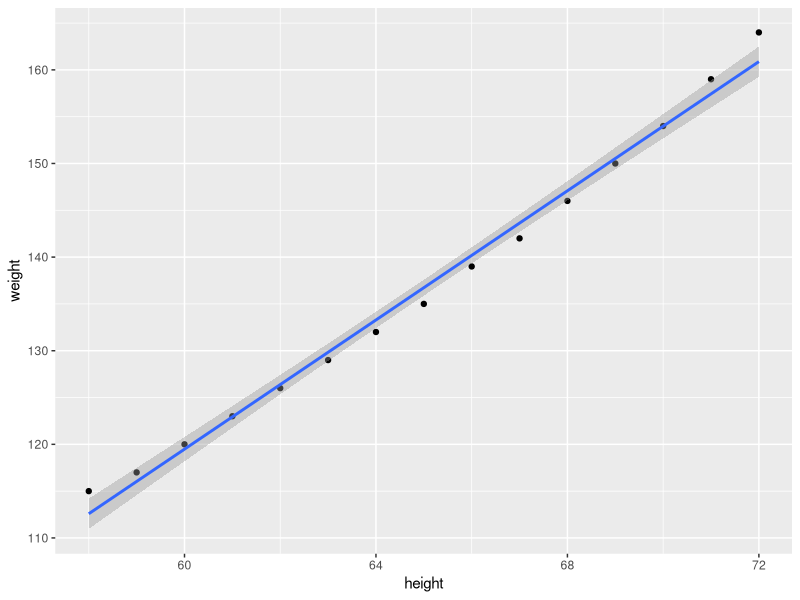
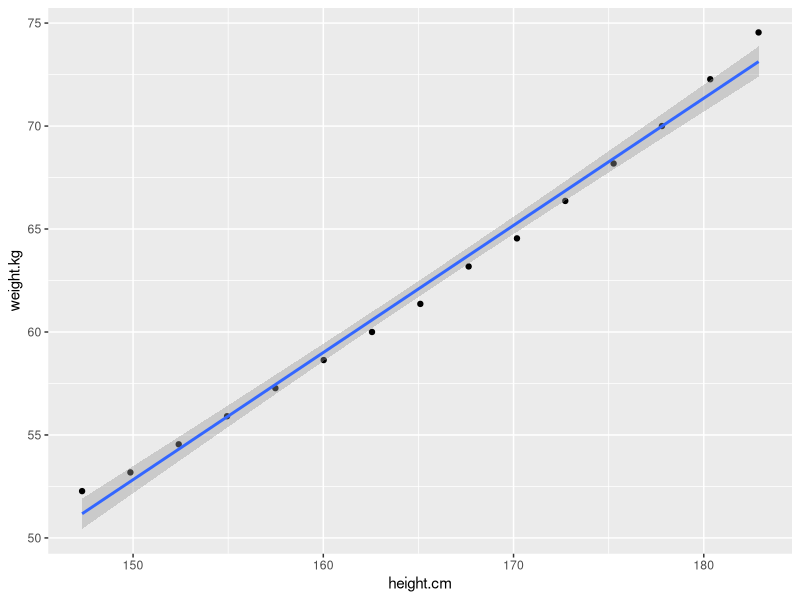
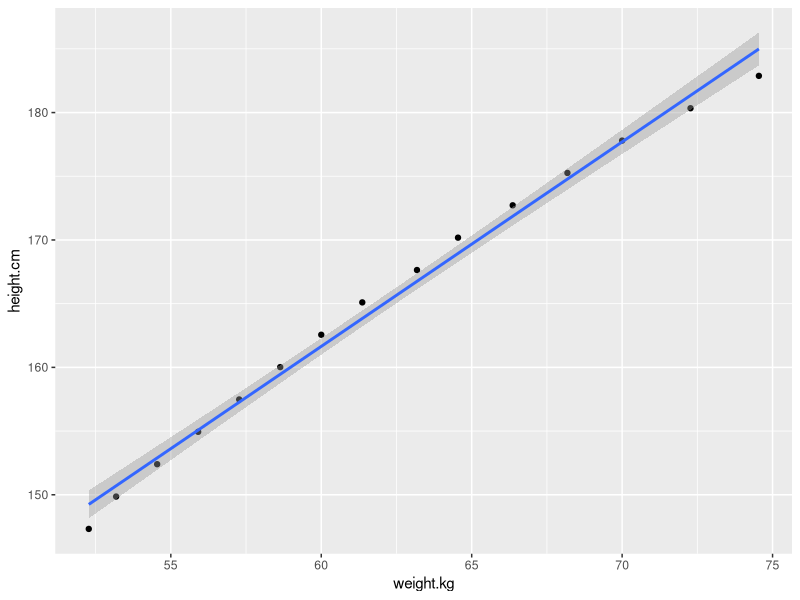

These charts were generated, in order, by the following R code:
# Hausaufgabe 15
# Daniela Uebersohn <Uebersoh@students.uni-marburg.de>
# 2014-06-05
# Diese Datei dient nur Prüfungszwecken.


# Die nächsten Punkte sollten langsam automatisch sein...
# 1. Kopieren Sie diese Datei in Ihren Ordner (das können Sie innerhalb RStudio machen 
#    oder mit Explorer/Finder/usw.) und öffnen Sie die Kopie. Ab diesem Punkt arbeiten 
#    Sie mit der Kopie. Die Kopie bitte `hausaufgabe15.R` nennen und nicht `Kopie...`
# 2. Sie sehen jetzt im Git-Tab, dass der neue Ordner als unbekannt (mit gelbem Fragezeichen)
#    da steht. Geben Sie Git Bescheid, dass Sie die Änderungen im Ordner verfolgen möchten 
#    (auf Stage klicken). Die neue Datei steht automatisch da.
# 3. Machen Sie ein Commit mit den bisherigen Änderungen (schreiben Sie eine sinnvolle 
#    Message dazu -- sinnvoll bedeutet nicht unbedingt lang) und danach einen Push.
# 4. Ersetzen Sie meinen Namen oben mit Ihrem. Klicken auf Stage, um die Änderung zu merken.
# 5. Ändern Sie das Datum auf heute. (Seien Sie ehrlich! Ich kann das sowieso am Commit sehen.)
# 6. Sie sehen jetzt, dass es zwei Symbole in der Status-Spalte gibt, eins für den Zustand 
#    im *Staging Area* (auch als *Index* bekannt), eins für den Zustand im Vergleich zum 
#    Staging Area. Sie haben die Datei modifiziert, eine Änderung in das Staging Area aufgenommen,
#    und danach weitere Änderungen gemacht. Nur Änderungen im Staging Area werden in den Commit aufgenommen.
# 7. Stellen Sie die letzten Änderungen auch ins Staging Area und machen Sie einen Commit 
#    (immer mit sinnvoller Message!).
# 8. Vergessen Sie nicht am Ende, die Lizenz ggf. zu ändern!

# Um einiges leichter zu machen, sollten Sie auch die
# Datei body_dim_long.tab aus dem Data-Ordner kopieren, stagen und commiten. 
# (Das haben Sie wahrscheinlich schon bei den vorigen Hausaufgaben gemacht!)
# Sie müssen ggf. Ihr Arbeitsverzeichnis setzen, wenn R die .tab-Datei nicht 
# finden kann: 
# Session > Set Working Directory > Source File Location

# (Im folgenden müssen Sie die Code-Zeilen wieder aktiv setzen -- ich habe sie
# vorläufig auskommentiert, damit der Output beim ersten Beispiel sehr
# überschaubar war.)

# Weil wir uns immer die Daten auch grafisch anschauen, laden wir jetzt schon ggplot
library(ggplot2)

# und danach die Daten:
body <- read.table("Data/body_dim_long.tab",header=TRUE) 

# Wir werden auch den Datensatz women nutzen, der schon mit R geliefert wird.
# Mehr Information zum Datensatz bekommen Sie mit ?women. Die Angaben sind in
# US-Einheiten, weshalb wir eine Kopie mit den SI-Einheiten machen.
women.metric <- women
women.metric$height.cm <- women.metric$height * 2.54 # 2.54 cm pro inch
women.metric$weight.kg <- women.metric$weight / 2.2 # 2.2 lb pro kg

# Plotten wir erst mal die Daten in US-Einheiten. Die Bestimmung des
# method-Parameters ist sehr wichtig: bei so wenigen Datenpunkten ist der
# Default bei ggplot2 LOESS und wir wollen normale lineare Regression.
ggplot(women.metric,aes(x=height,y=weight)) +  geom_point() + geom_smooth(method="lm")

# Ist der Fit gut? Schauen wir uns die Regression an:
m <- lm(weight ~ height, data=women.metric)
print(summary(m))

# Aber Pfund (lb) und Zoll (inch) sind komische Einheiten. Wie sieht es aus mit
# kg und cm?
ggplot(women.metric,aes(x=height.cm,y=weight.kg)) +  geom_point() + geom_smooth(method="lm")
m2 <- lm(weight.kg ~ height.cm, data=women.metric)
print(summary(m2))

# Sehen die Plots anders aus? Hat sich der R^2 Wert geändert? Die t-Werte? Die Koeffizienten? 

# Was passiert, wenn wir das Modell umdrehen? Also, height.cm als eine Funktion
# von weight.kg darstellen? Plotten und berechnen Sie das neue Modell, wie ich
# es oben für die zwei bisherigen Modelle gemacht habe.

# CODE_HIER
ggplot(women.metric,aes(x=weight.kg,y=height.cm)) +  geom_point() + geom_smooth(method="lm")
m3 <- lm(height.cm ~ weight.kg, data=women.metric)
print(summary(m3))

# Hat sich der R^2 Wert geändert? Die t-Werte? Die Koeffizienten? Was ist die
# Beziehung zwischen diesem Modell und m2?

# Wie sieht es aus mit den Daten zum Kursteilnehmern? Plotten Sie und berechnen
# Sie ein Modell für das Gewicht der Teilnehmer als Funktion von Körpergröße.

# CODE_HIER


# Warum funktioniert die Regression besser beim Datensatz "women" als bei den
# Kursteilnehmerdaten? HINT: Lesen Sie die Hilfe-Beschreibung von women! 